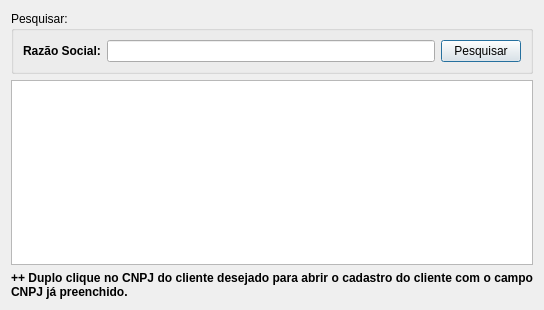
<?xml version="1.0" encoding="UTF-8"?>
<ui version="4.0">
 <class>searchclientspj</class>
 <widget class="QDialog" name="searchclientspj">
  <property name="geometry">
   <rect>
    <x>0</x>
    <y>0</y>
    <width>544</width>
    <height>310</height>
   </rect>
  </property>
  <property name="windowTitle">
   <string>Dialog</string>
  </property>
  <layout class="QVBoxLayout" name="verticalLayout">
   <item>
    <widget class="QGroupBox" name="pesquisarGroupBox">
     <property name="font">
      <font>
       <weight>50</weight>
       <bold>false</bold>
      </font>
     </property>
     <property name="title">
      <string>Pesquisar:</string>
     </property>
     <layout class="QHBoxLayout" name="horizontalLayout">
      <item>
       <widget class="QLabel" name="label_search_razao_social">
        <property name="font">
         <font>
          <weight>75</weight>
          <bold>true</bold>
         </font>
        </property>
        <property name="text">
         <string>Razão Social:</string>
        </property>
       </widget>
      </item>
      <item>
       <widget class="QLineEdit" name="search_razao_social"/>
      </item>
      <item>
       <widget class="QPushButton" name="searchButtonPJ">
        <property name="text">
         <string>Pesquisar</string>
        </property>
       </widget>
      </item>
     </layout>
    </widget>
   </item>
   <item>
    <widget class="QTableView" name="searchTablePJ">
     <property name="contextMenuPolicy">
      <enum>Qt::NoContextMenu</enum>
     </property>
     <property name="sizeAdjustPolicy">
      <enum>QAbstractScrollArea::AdjustToContents</enum>
     </property>
     <attribute name="horizontalHeaderVisible">
      <bool>false</bool>
     </attribute>
     <attribute name="verticalHeaderVisible">
      <bool>false</bool>
     </attribute>
     <attribute name="verticalHeaderHighlightSections">
      <bool>false</bool>
     </attribute>
    </widget>
   </item>
   <item>
    <widget class="QLabel" name="label">
     <property name="font">
      <font>
       <weight>75</weight>
       <bold>true</bold>
      </font>
     </property>
     <property name="text">
      <string>++ Duplo clique no CNPJ do cliente desejado para abrir o cadastro do cliente com o campo CNPJ já preenchido.</string>
     </property>
     <property name="alignment">
      <set>Qt::AlignJustify|Qt::AlignVCenter</set>
     </property>
     <property name="wordWrap">
      <bool>true</bool>
     </property>
    </widget>
   </item>
  </layout>
 </widget>
 <resources/>
 <connections/>
</ui>
